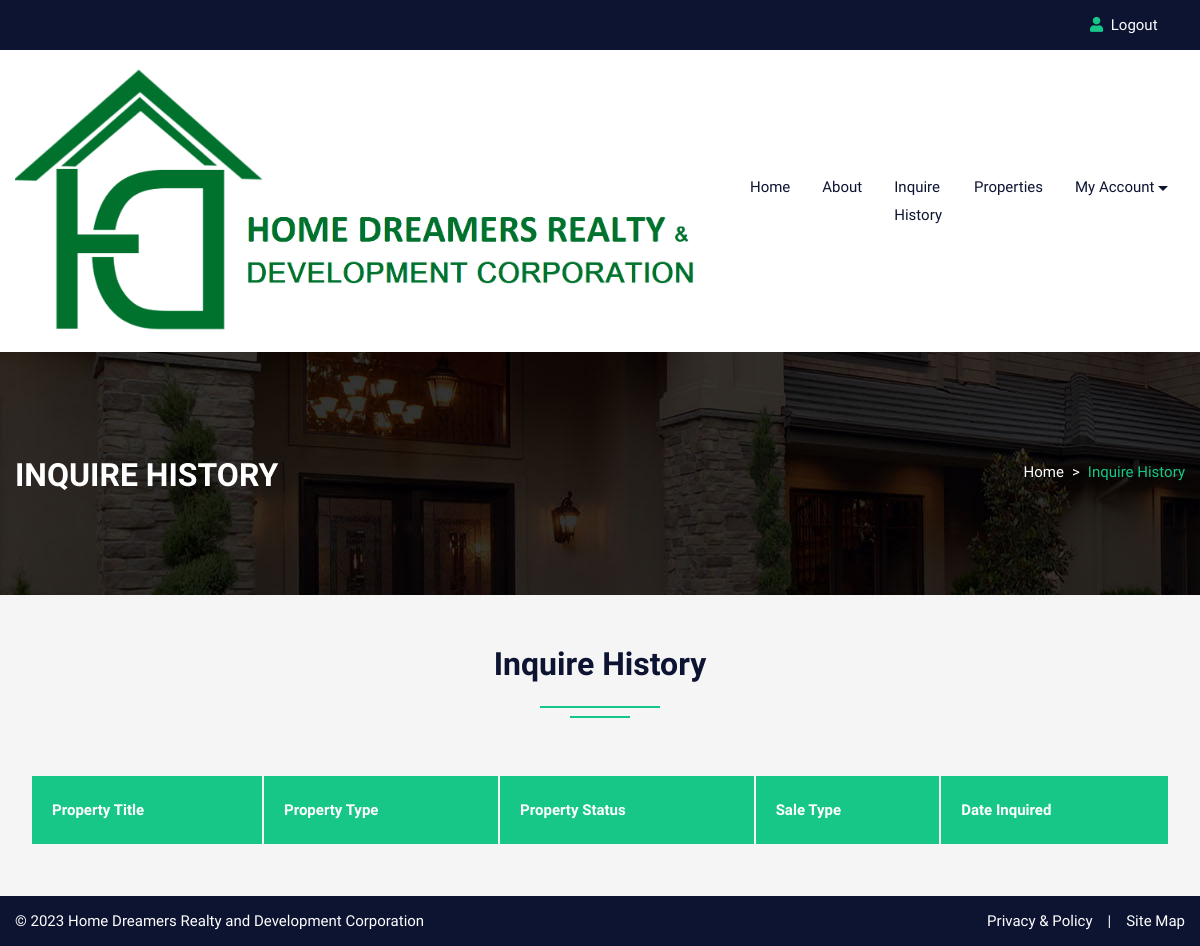
The page /history.php (signed in) on the database as committed earlier.
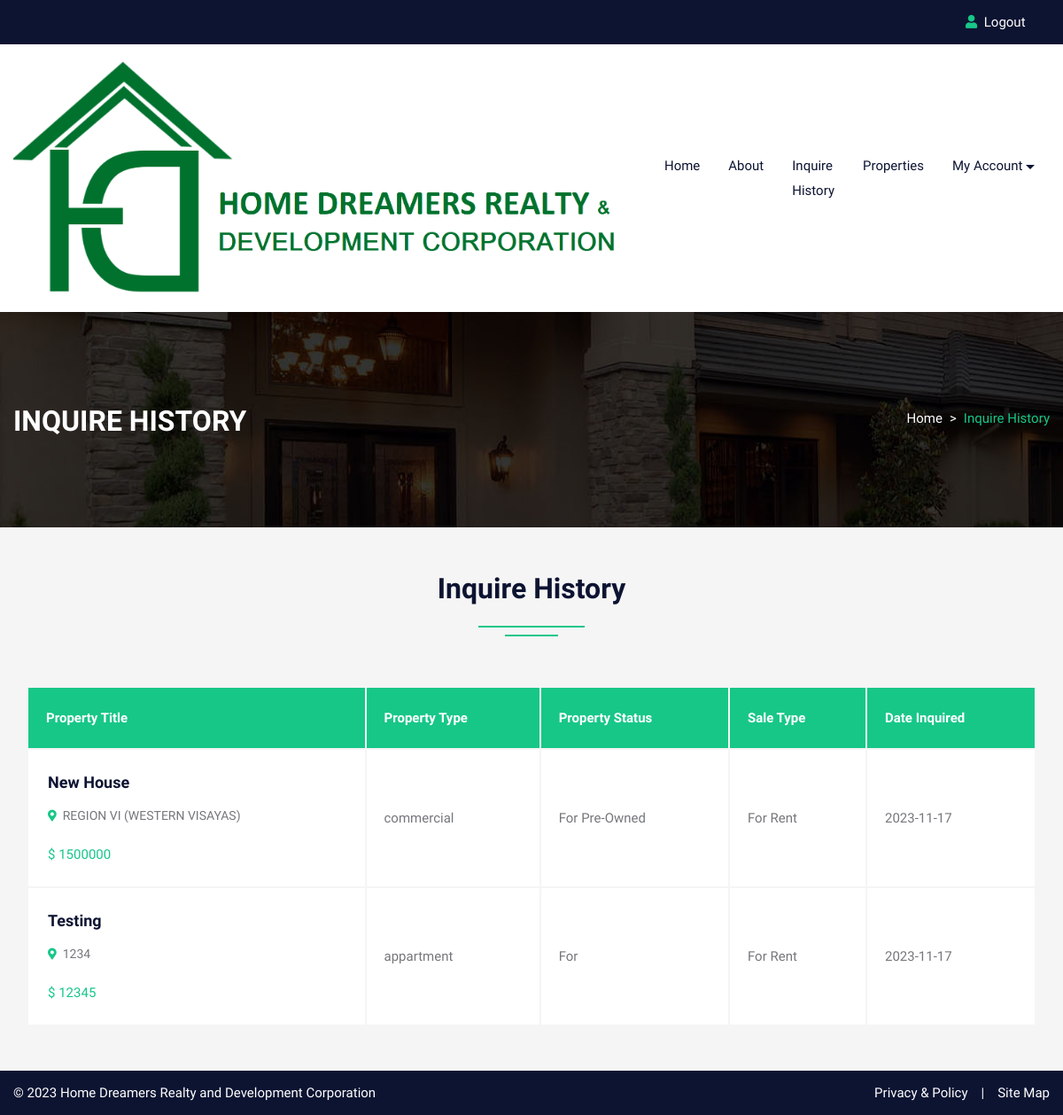
The same page on the database as committed later.
### tables this page shows
CREATE TABLE `inquire` (
  `id` int(11) NOT NULL,
  `fname` varchar(255) DEFAULT NULL,
  `email` varchar(255) DEFAULT NULL,
  `cnum` varchar(255) DEFAULT NULL,
  `property_id` varchar(4) NOT NULL,
  `admin_agent_id` varchar(4) NOT NULL,
  `uid` varchar(255) NOT NULL,
  `date_inquired` date NOT NULL DEFAULT current_timestamp()
);

CREATE TABLE `property` (
  `pid` int(50) NOT NULL,
  `title` varchar(200) NOT NULL,
  `pcontent` longtext NOT NULL,
  `type` varchar(100) NOT NULL,
  `pstatus` varchar(50) NOT NULL,
  `stype` varchar(100) NOT NULL,
  `bedroom` int(50) NOT NULL,
  `bathroom` int(50) NOT NULL,
  `balcony` int(50) NOT NULL,
  `kitchen` int(50) NOT NULL,
  `hall` int(50) NOT NULL,
  `floor` varchar(50) NOT NULL,
  `size` int(50) NOT NULL,
  `price` int(50) NOT NULL,
  `region` varchar(255) NOT NULL,
  `province` varchar(255) NOT NULL,
  `city` varchar(100) NOT NULL,
  `barangay` varchar(100) NOT NULL,
  `feature` longtext NOT NULL,
  `pimage` varchar(300) NOT NULL,
  `pimage1` varchar(300) NOT NULL,
  `pimage2` varchar(300) NOT NULL,
  `pimage3` varchar(300) NOT NULL,
  `pimage4` varchar(300) NOT NULL,
  `uid` int(50) NOT NULL,
  `status` varchar(50) NOT NULL,
  `mapimage` varchar(300) NOT NULL,
  `topmapimage` varchar(300) NOT NULL,
  `groundmapimage` varchar(300) NOT NULL,
  `totalfloor` varchar(50) NOT NULL,
  `date` date NOT NULL,
  `ptype` varchar(250) NOT NULL,
  `useragent` varchar(255) NOT NULL,
  `user_type` varchar(255) NOT NULL,
  `user_id` varchar(255) NOT NULL,
  `bhk` varchar(255) NOT NULL,
  `assign_to` varchar(255) NOT NULL
);

### history.php (the view, shortened to what this page needs)
<!DOCTYPE html>
<html lang="en">
<head>
<link rel="stylesheet" type="text/css" href="css/bootstrap.min.css">
<link rel="stylesheet" type="text/css" href="css/bootstrap-slider.css">
<link rel="stylesheet" type="text/css" href="css/jquery-ui.css">
<link rel="stylesheet" type="text/css" href="css/layerslider.css">
<link rel="stylesheet" type="text/css" href="css/color.css">
<link rel="stylesheet" type="text/css" href="css/owl.carousel.min.css">
<link rel="stylesheet" type="text/css" href="css/font-awesome.min.css">
<link rel="stylesheet" type="text/css" href="fonts/flaticon/flaticon.css">
<link rel="stylesheet" type="text/css" href="css/style.css">
<link rel="stylesheet" type="text/css" href="css/login.css">
</head>
<body>
<div id="page-wrapper">
    <div class="row">
		<?php include("include/header.php");?>
        <div class="banner-full-row page-banner" style="background-image:url('images/breadcromb.jpg');">
            <div class="container">
                <div class="row">
                    <div class="col-md-6">
                        <h2 class="page-name float-left text-white text-uppercase mt-1 mb-0"><b>Inquire History</b></h2>
                    </div>
                    <div class="col-md-6">
                        <nav aria-label="breadcrumb" class="float-left float-md-right">
                            <ol class="breadcrumb bg-transparent m-0 p-0">
                                <li class="breadcrumb-item text-white"><a href="#">Home</a></li>
                                <li class="breadcrumb-item active">Inquire History</li>
                            </ol>
                        </nav>
                    </div>
                </div>
            </div>
        </div>
        <div class="full-row bg-gray">
            <div class="container">
                    <div class="row mb-5">
						<div class="col-lg-12">
							<h2 class="text-secondary double-down-line text-center">Inquire History</h2>
                        </div>
					</div>
					<table class="items-list col-lg-12" style="border-collapse:inherit;">
                        <thead>
                             <tr  class="bg-primary">
                                <th class="text-white font-weight-bolder">Property Title</th>
                                <th class="text-white font-weight-bolder">Property Type</th>
                                <th class="text-white font-weight-bolder">Property Status</th>
                                <th class="text-white font-weight-bolder">Sale Type</th>
                                <th class="text-white font-weight-bolder">Date Inquired</th>
                             </tr>
                        </thead>
                        <tbody>
							<?php
							$uid=$_SESSION['get_data']['uid'];
							$query=mysqli_query($conn,"SELECT pt.title, pt.region, pt.price, pt.type, pt.pstatus, pt.stype, it.date_inquired FROM PROPERTY pt JOIN INQUIRE it ON pt.pid = it.property_id WHERE it.uid = '$uid';");
								while($row=mysqli_fetch_array($query))
								{
							?>
                            <tr>
                                <td>
                                    <div class="property-info d-table">
                                        <h5 class="text-secondary text-capitalize"><?php echo $row['0'];?></h5>
                                        <span class="font-14 text-capitalize"><i class="fas fa-map-marker-alt text-primary font-13"></i>&nbsp; <?php echo $row['1'];?></span>
                                        <div class="price mt-3">
											<span class="text-primary">$&nbsp;<?php echo $row['2'];?></span>
										</div>
                                    </div>
								</td>
                                <td><?php echo $row['3'];?></td>
                                <td class="text-capitalize">For <?php echo $row['4'];?></td>
                                <td class="text-capitalize">For <?php echo $row['5'];?></td>
								<td class="text-capitalize"><?php echo $row['6'];?></td>
                            </tr>
							<?php } ?>
                        </tbody>
                    </table>
            </div>
        </div>
		<?php include("include/footer.php");?>
    </div>
</div>
</body>
</html>

### include/header.php (shortened to what this page needs)
<header id="header" class="transparent-header-modern fixed-header-bg-white w-100">
            <div class="top-header bg-secondary">
                <div class="container">
                    <div class="row">
                        <div class="col-md-8">
                        </div>
                        <div class="col-md-4">
                            <div class="top-contact float-right">
                                <ul class="list-text-white d-table">
								<li><i class="fas fa-user text-primary mr-1"></i>
								<?php  if(isset($_SESSION['uemail']))
								{ ?>
								<a href="logout.php">Logout</a>&nbsp;&nbsp;<?php } else { ?>
								<a href="login.php">Login</a>&nbsp;&nbsp;
                                | </li>
                                <li><i class="fas fa-user text-primary mr-1"></i><a href="register.php"> Register</li>
								<?php } ?>
								</ul>
                            </div>
                        </div>
                    </div>
                </div>
            </div>
            <div class="main-nav secondary-nav hover-primary-nav py-2">
                <div class="container">
                    <div class="row">
                        <div class="col-lg-12">
                            <nav class="navbar navbar-expand-lg navbar-light p-0"> <a class="navbar-brand position-relative" href="#"><img class="nav-logo" src="images/logo/logo.png" alt=""></a>
                                <div class="collapse navbar-collapse" id="navbarSupportedContent">
                                    <ul class="navbar-nav mr-auto">
                                    <?php  if(isset($_SESSION['uemail']))
										{ ?>
                                       <?php if($_SESSION['get_data']['utype'] == 'agent')
                                       {
                                       ?>
                                        <li class="nav-item dropdown"> <a class="nav-link" href="index.php" role="button" aria-haspopup="true" aria-expanded="false">Home</a></li>
										<li class="nav-item"> <a class="nav-link" href="about.php">About</a> </li>
										<li class="nav-item"> <a class="nav-link" href="history.php">Inquire History</a> </li>
										<li class="nav-item"> <a class="nav-link" href="property.php">Properties</a> </li>
                                            <?php }?>
                                        <?php }?>
										<?php  if(isset($_SESSION['uemail']))
										{ ?>
										<li class="nav-item dropdown">
											<a class="nav-link dropdown-toggle" href="#" role="button" data-toggle="dropdown" aria-haspopup="true" aria-expanded="false">My Account</a>
                                        </li>
										<?php } else { ?>
										<li class="nav-item"> <a class="nav-link" href="login.php">Login/Register</a> </li>
										<?php } ?>
                                    </ul>
                                </div>
                            </nav>
                        </div>
                    </div>
                </div>
            </div>
        </header>

### include/footer.php (shortened to what this page needs)
<footer class="full-row bg-secondary p-0">
            <div class="container">
                <div class="row copyright">
                    <div class="col-sm-6"> <span class="text-white">© 2023 Home Dreamers Realty and Development Corporation</span> </div>
                    <div class="col-sm-6">
                        <ul class="line-menu text-white hover-text-primary float-right">
                            <li><a href="#">Privacy & Policy</a></li>
                            <li>|</li>
                            <li><a href="#"> Site Map</a></li>
                        </ul>
                    </div>
                </div>
            </div>
        </footer>

### css/color.css (style rules this page uses)
:root { --theme-ordinary-color: #74777b; }
:root { --theme-primary-color: #17c788; }
:root { --theme-secondary-color: #0d1432; }
:root { --theme-white-color: #fff; }
:root { --theme-light-color: #f8f8f8; }
:root { --theme-gray-color: #f5f5f5; }
:root { --theme-footer-color: #091b4b; }
:root { --theme-dark-color: #091b4b; }
:root { --text-light-color: #a3a7af; }
:root { --theme-primary-opacity-color: rgba(11, 191, 141, .8); }
:root { --theme-secondary-opacity-color: rgba(13,20,50,0.7); }
:root { --theme-white-opacity-color: rgba(255, 255, 255, 0.3); }
:root { --theme-dark-opacity-color: rgba(0, 0, 0, 0.5); }
:root { --theme-ordinary-font: 'Muli', sans-serif; }
:root { --theme-highlight-font: 'Comfortaa', cursive; }

Rows that differ between the two databases and show on the page:
added inquire: property.title "New House", property.region "REGION VI (WESTERN VISAYAS)", property.price "1500000", property.type "commercial", property.pstatus "Pre-Owned", property.stype "Rent", date_inquired "2023-11-17"
added inquire: property.title "Testing", property.region "1234", property.price "12345", property.type "appartment", property.stype "Rent", date_inquired "2023-11-17"
